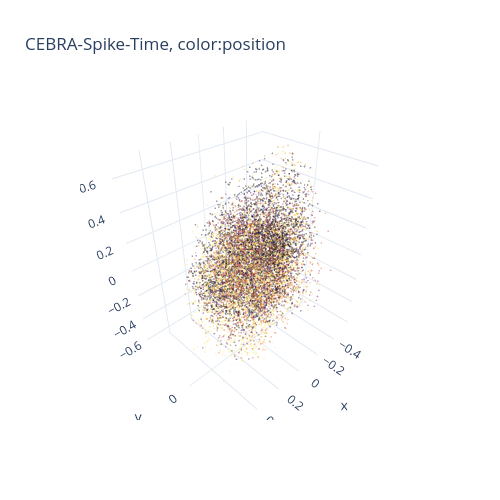

The notebook cell saved with this chart:
### Code cell
fig = cebra.integrations.plotly.plot_embedding_interactive(SP_time_embedding, embedding_labels=bin_linear_pos, title = "CEBRA-Spike-Time, color:position", cmap = "inferno")
fig.show()

### Figure 1 — Plotly figure (JSON) as saved in the notebook; plotly's stock layout.template omitted (floating-point values rounded to 4 significant figures; data arrays with more than 128 entries replaced by an {"elided": "..."} marker saying what was removed)
{"data": [{"marker": {"color": {"elided": "10235 float values"}, "colorscale": [[0, "rgb(0, 0, 3)"], [0.1, "rgb(22, 11, 57)"], [0.2, "rgb(65, 9, 103)"], [0.3, "rgb(106, 23, 110)"], [0.4, "rgb(147, 37, 103)"], [0.5, "rgb(187, 55, 84)"], [0.6, "rgb(220, 80, 57)"], [0.7, "rgb(243, 119, 25)"], [0.8, "rgb(251, 164, 10)"], [0.9, "rgb(245, 215, 69)"], [1, "rgb(252, 254, 164)"]], "opacity": 0.4, "size": 1}, "mode": "markers", "name": "[-104.58237375 -104.58237375 -104.58237375 ...   -0.88014993   -3.426926\n   -2.97290225]", "type": "scatter3d", "x": {"elided": "10235 float values"}, "y": {"elided": "10235 float values"}, "z": {"elided": "10235 float values"}}], "layout": {"height": 500, "showlegend": false, "title": {"text": "CEBRA-Spike-Time, color:position"}, "width": 500}}
